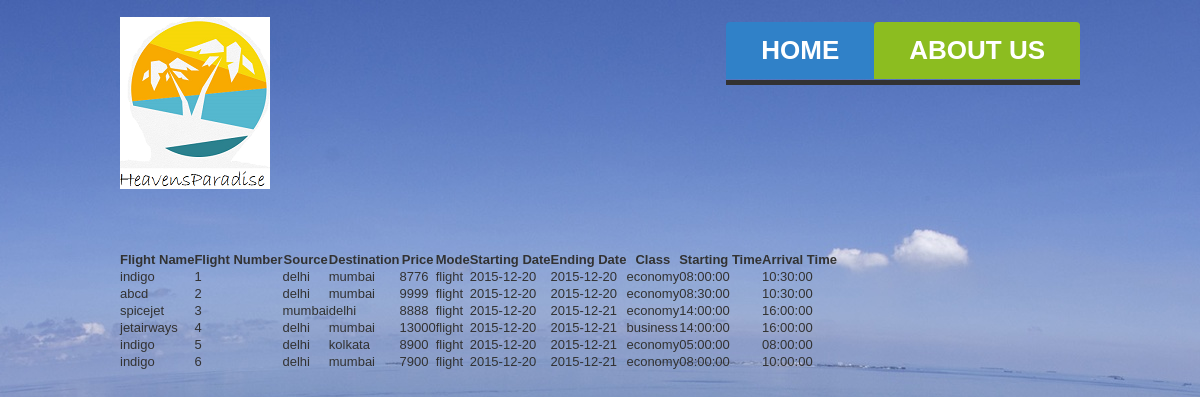
/viewflights.php, run on the app's committed database.
### tables this page shows
CREATE TABLE IF NOT EXISTS `transport` (
  `tname` varchar(10) NOT NULL,
  `tno` int(10) NOT NULL DEFAULT '0',
  `source` varchar(30) NOT NULL DEFAULT '',
  `destination` varchar(30) NOT NULL DEFAULT '',
  `price` int(11) DEFAULT NULL,
  `mode` varchar(10) DEFAULT NULL,
  `dstart` date DEFAULT NULL,
  `dend` date DEFAULT NULL,
  `class` varchar(10) DEFAULT NULL,
  `tstart` time DEFAULT NULL,
  `tend` time DEFAULT NULL
);

### viewflights.php (the view, shortened to what this page needs)
<!DOCTYPE html>
<html lang="en">
<head>
<link rel="stylesheet" href="css/reset.css" type="text/css" media="all">
<link rel="stylesheet" href="css/layout.css" type="text/css" media="all">
<link rel="stylesheet" href="css/style.css" type="text/css" media="all">
</head>
<body id="page2">
<div class="extra">
	<div class="main">
		<header>
			<div class="wrapper">
				<h1><a href="index.php" id="logo">Around the World</a></h1>
			<div class="right">
			<nav>
				<ul id="menu">
					<li><a href="index.php" class="nav1">Home</a></li>
					<li><a href="about.html" class="nav2">About Us </a></li>
				</ul>
			</nav>
			</header>
			<br>
			<?php
			$q=mysql_query("select * from transport");
			for($i=0;$detail[$i]=mysql_fetch_array($q,MYSQL_NUM);$i++);
			$count= mysql_num_rows($q);
					echo '<table border="20px">
					<tr>
						<th> Flight Name </th>
						<th> Flight Number </th>
						<th>  Source </th>
						<th>  Destination </th>
						<th>   Price </th>
						<th> Mode   </th>
						<th>  Starting Date  </th>
						<th> Ending Date  </th>
						<th>  Class </th>
						<th> Starting Time </th>
						<th> Arrival Time </th>
						<th>   </th>
						</tr>';
					echo "<div style=\"margin-top:-260px;\">";
					for($i=0;$i<$count;$i++)
					{
						$a = $detail[$i][0];
						$b = $detail[$i][1];
						$c = $detail[$i][2];
						$d = $detail[$i][3];
						$e = $detail[$i][4];
						$f = $detail[$i][5];
						$g = $detail[$i][6];
						$h = $detail[$i][7];
						$j = $detail[$i][8];
						$k = $detail[$i][9];
						$l=$detail[$i][10];
						echo "<tr>
						<td>$a</td>
						<td>$b</td>
						<td>$c</td>
						<td>$d</td>
						<td>$e</td>
						<td>$f</td>
						<td>$g</td>
						<td>$h</td>
						<td>$j</td>
						<td>$k</td>
						<td>$l</td>
						</tr>";
					}echo '</div>';
					echo '</table>';
			?>
</body>
</html>

### css/style.css (style rules this page uses)
article, aside, audio, canvas, command, datalist, details, embed, figcaption, figure, footer, header, hgroup, keygen, meter, nav, output, progress, section, source, video { display:block }
.right { float:right }
.wrapper { width:100%;overflow:hidden }
body { background:url(../images/bg.jpg) top center repeat;border:0;font:13px Arial, Helvetica, sans-serif;color:#323232;line-height:17px }
.main { margin:0 auto;width:960px;position:relative }
.extra { min-height:100%;height:auto !important;height:100%;margin:0 auto -100px }
body, html { height:100% }
a { color:#f09e2f;text-decoration:underline;outline:none }
h1 { float:left;padding:17px 0 0 0 }
header { overflow:hidden;width:100%;height:494px }
#logo { background:url(../images/hp.png) no-repeat;display:block;width:150px;height:172px;text-indent:-5000px }
#menu { width:100%;overflow:hidden;margin-top:22px;margin-bottom:0px;height:57px;overflow:hidden;padding-bottom:1px;border-bottom:5px solid #323232 }
#menu li { float:left }
#menu li a { display:block;font-size:26px;color:#fff;font-weight:600;padding:0 35px;border-radius:4px 4px 0 0;-moz-border-radius:4px 4px 0 0;-webkit-border-radius:4px 4px 0 0;behavior:url(js/PIE.htc);position:relative;text-decoration:none;text-transform:uppercase;line-height:57px }
.nav1 { background:#3081c8 }
.nav2 { background:#8cbd20 }

### data on the page
transport: tname "indigo", tno "1", source "delhi", destination "mumbai", price "8776", mode "flight", dstart "2015-12-20", dend "2015-12-20", class "economy", tstart "08:00:00", tend "10:30:00"
transport: tname "abcd", tno "2", source "delhi", destination "mumbai", price "9999", mode "flight", dstart "2015-12-20", dend "2015-12-20", class "economy", tstart "08:30:00", tend "10:30:00"
transport: tname "spicejet", tno "3", source "mumbai", destination "delhi", price "8888", mode "flight", dstart "2015-12-20", dend "2015-12-21", class "economy", tstart "14:00:00", tend "16:00:00"
transport: tname "jetairways", tno "4", source "delhi", destination "mumbai", price "13000", mode "flight", dstart "2015-12-20", dend "2015-12-21", class "business", tstart "14:00:00", tend "16:00:00"
transport: tname "indigo", tno "5", source "delhi", destination "kolkata", price "8900", mode "flight", dstart "2015-12-20", dend "2015-12-21", class "economy", tstart "05:00:00", tend "08:00:00"
transport: tname "indigo", tno "6", source "delhi", destination "mumbai", price "7900", mode "flight", dstart "2015-12-20", dend "2015-12-21", class "economy", tstart "08:00:00", tend "10:00:00"
